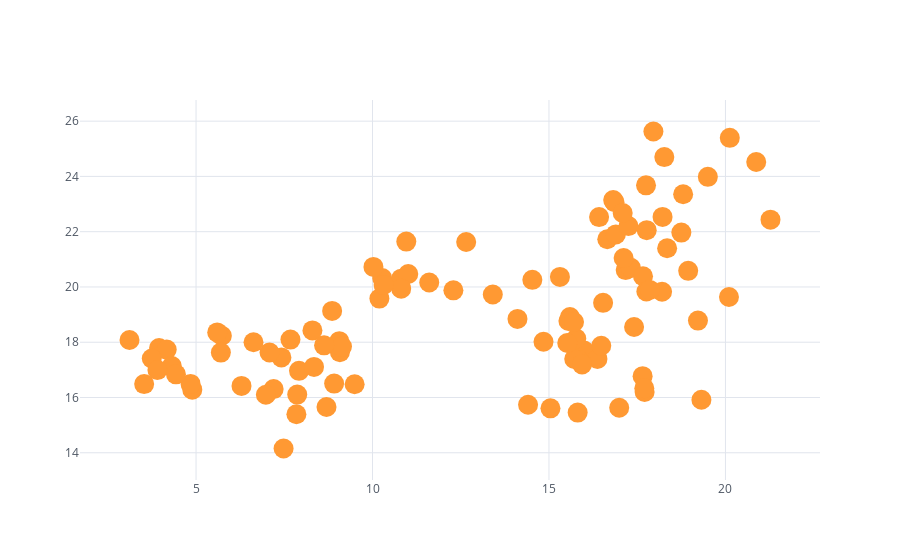

Here is the notebook cell this chart was saved with:
### Code cell
df.iplot(x = 'A', y = 'B', mode = 'markers', size = 20)
